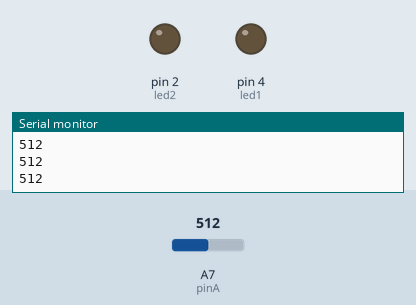
Simulated run of this sketch. Board: Arduino Nano, built with avr-gcc and run on an emulated ATmega328P. On the bench: output pins drawn as LEDs (lit = HIGH), the last lines printed to the serial monitor. Dashed ring = blinking. The inputs (shaded band) are chosen by the test bench; at power-on: A7 (pinA) = 512.

Above: at 1.2 s.
1.3 s: A7 (pinA) set to 894
2.8 s: A7 (pinA) set to 907
At 2.86 s:
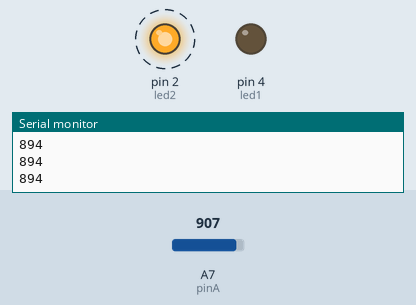
5.8 s: A7 (pinA) set to 90
At 5.98 s:
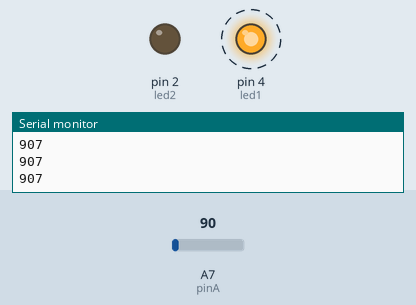
8.8 s: A7 (pinA) set to 108
At 9.9 s:
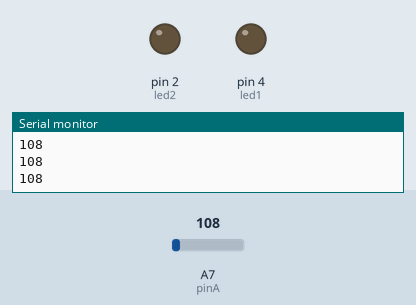
10.3 s: A7 (pinA) set to 0
At 10.6 s:
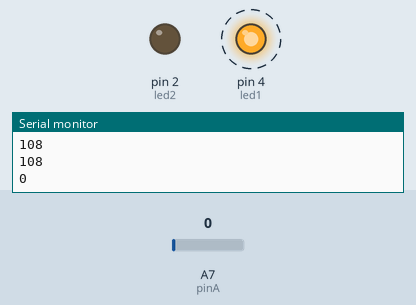
Timing chart, 0 to 14.3 s (numbered marks = the images above; inputs shaded):
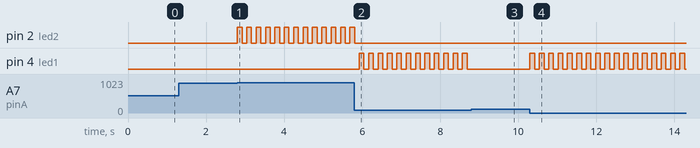

The sketch:

DireccionalPoten.ino
```cpp
int led1 = 4;
int led2 = 2;
int pinA = A7;

void setup() {
  pinMode(led1, OUTPUT);
  pinMode(led2, OUTPUT);
  pinMode(pinA, INPUT);
  Serial.begin(9600);
}

void loop() {
  int data = analogRead(pinA);
  if (data < 100) {
    digitalWrite(led1, 1);
    delay(120);
    digitalWrite(led1, 0);
    delay(120);
  }

  if (data > 900) {
    digitalWrite(led2, 1);
    delay(120);
    digitalWrite(led2, 0);
    delay(120);
  }

  Serial.println(data);
}
```

Measured:
- the behaviour switches between 900 and 901 on A7 (pinA) (found by bisection; images 0 and 1)
- the behaviour switches between 99 and 100 on A7 (pinA) (found by bisection; images 2 and 3)
- after the input at 2.8 s, pin 2 (led2): alternates HIGH for 0.12 s and LOW for 0.12 s, starting at once
- after the input at 5.8 s, pin 2 (led2): goes on until 5.8 s, then stays LOW; pin 4 (led1): alternates HIGH for 0.12 s and LOW for 0.12 s, starting after 0.13 s
- after the input at 8.8 s, pin 4 (led1): stops changing and stays LOW
- after the input at 10.3 s, pin 4 (led1): alternates HIGH for 0.12 s and LOW for 0.12 s, starting at once
